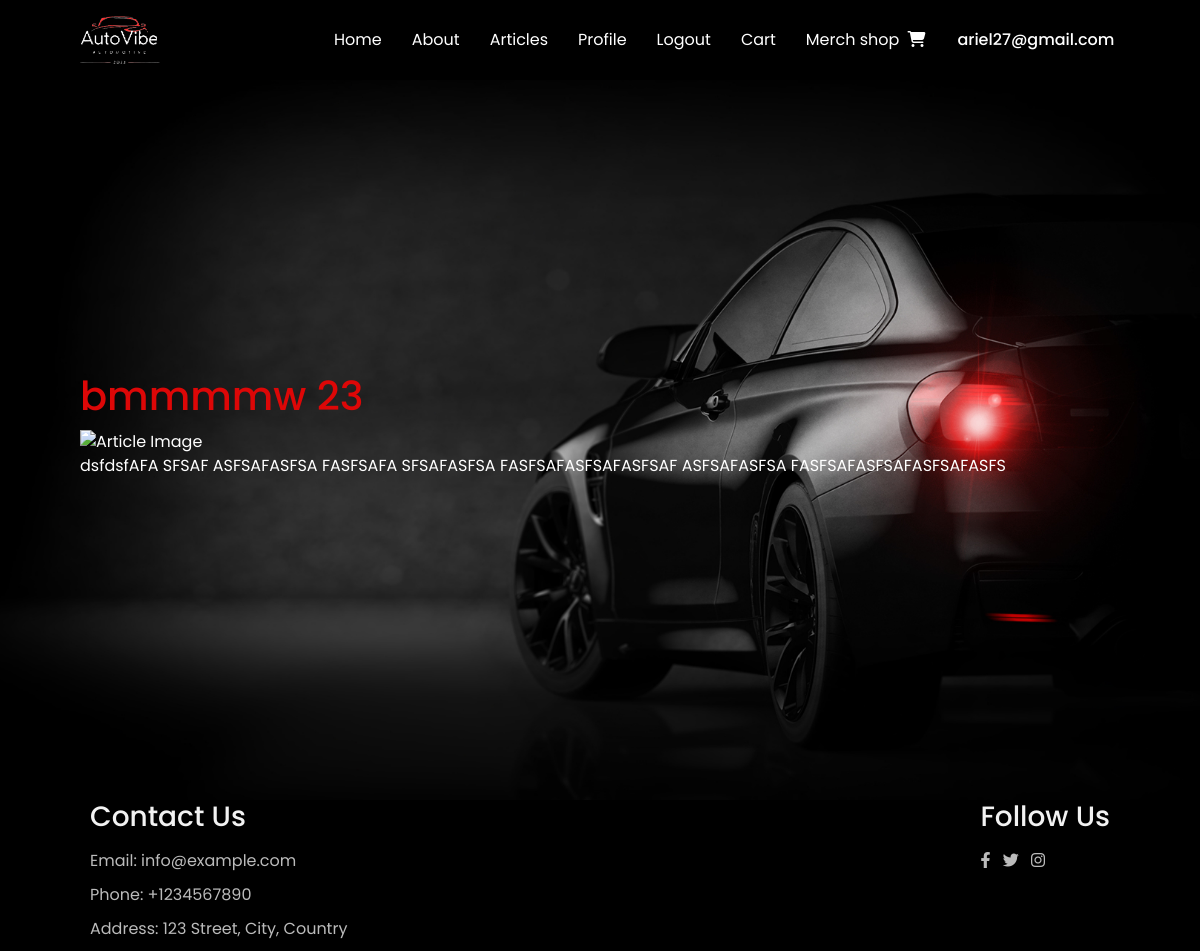
/articles/15/bmmmmw-23-15/ (signed in), run on the app's committed database.
### autovibe_project/accounts/models.py (models this page shows)
class AutoVibeUser(auth_models.AbstractBaseUser, auth_models.PermissionsMixin):
    email = models.EmailField(
        _("email address"),
        unique=True,
        error_messages={
            "unique": _("A user with that email already exists."),
        },
    )
    date_joined = models.DateTimeField(_("date joined"), default=timezone.now)
    is_staff = models.BooleanField(
        default=False,
    )
    is_active = models.BooleanField(
        default=True,
    )
    USERNAME_FIELD = "email"
    objects = AutoVibeUserManager()

### autovibe_project/articles/models.py (models this page shows, shortened)
class Article(models.Model):
    MAX_NAME_LENGTH = 30
    MAX_CONTENT_LENGTH = 10000
    slug = models.SlugField(
        editable=False,
        unique=True,
        null=False,
        blank=True
    )
    name = models.CharField(
        max_length=MAX_NAME_LENGTH
    )
    article_img = cloudinary_models.CloudinaryField(
        "articles",
        blank=True,
        null=True
    )
    content = models.TextField(
        max_length=MAX_CONTENT_LENGTH
    )
    user = models.ForeignKey(
        UserModel,
        on_delete=models.CASCADE
    )
    class Meta:
        permissions = [
            ("can_change_article", "Can change article"),
            ("can_add_article", "Can add article"),
            ("can_delete_article", "Can delete article"),
        ]

### autovibe_project/articles/views.py (the view)
# urls.py: path('', views.ArticlesDetailView.as_view(), name='article_details'),
class ArticlesDetailView(auth_mixins.LoginRequiredMixin,views.DetailView):
    template_name = 'articles/details_articles.html'
    model = Article

### templates/articles/details_articles.html (shortened to what this page needs)
{% extends 'base.html' %}
{% block content %}
    <div class="hero">
        <div class="text single-article">
            <div class="wrapper">
                <div class="article-details">
                    <h4>{{ object.name }}</h4>
                    <div class="v-single-article">
                        <img src="{{ object.article_img.url }}" alt="Article Image">
                        <p>{{ object.content }}</p>
                    </div>
                </div>
            </div>
        </div>
    </div>
{% endblock %}

### templates/partials/header.html (shortened to what this page needs)
{% load static %}
<header>
    <nav>
        <div class="wrapper">
            <div class="menu">
                <a class="v-logo" href="{% url 'index' %}">
                    <img src="{% static 'img/Black and Green Modern Automotive Logo.png' %}" class="logo" alt="">
                </a>
                <a href="{% url 'index' %}">Home</a>
                <a href="{% url 'about_page' %}">About</a>
                <a href="{% url 'articles_list' %}">Articles</a>
                {% if not request.user.is_authenticated %}
                    <a href="{% url 'login_user' %}">Login</a>
                    <a href="{% url 'register_user' %}">Register</a>
                    <a href="#"><i class="fa-solid fa-magnifying-glass"></i></a>
                {% else %}
                    <a href="{% url 'profile_details' pk=request.user.pk %}">Profile</a>
                    <a href="{% url 'logout_user' %}">Logout</a>
                    <a href="{% url 'cart' %}" class="button is-dark">Cart</a>
                    <a href="{% url 'merch_shop_list' %}">Merch shop<i class="fa-solid fa-cart-shopping"></i></a>
                {% endif %}
                <h1 class="v-user" style="color: white">{{ request.user }}</h1>
            </div>
        </div>
    </nav>
</header>

### static/style.css (style rules this page uses)
* { padding: 0; margin: 0; box-sizing: border-box; text-decoration: none; font-family: 'Poppins', sans-serif; }
header { position: fixed; top: 0; left: 0; right: 0; }
header nav { width: 100%; margin: auto; display: flex; justify-content: space-between; align-items: center; height: 80px; background-color: #000; }
header nav .logo { width: 100%; }
.v-logo { width: 5em; margin-left: 0 !important; margin-right: 9em; }
.v-logo:after { display: none; }
header nav .menu { display: flex; align-items: center; }
nav .menu a { color: #fff; margin-left: 30px; position: relative; }
nav .menu a::after { content: ''; position: absolute; bottom: -5px; left: 0; width: 0%; height: 2px; background-color: #dd0707; transition: 0.4s; }
.wrapper { margin:0 5em; }
.v-user { font-size: 1em; margin-bottom: 0; margin-left: 2em; }
.fa-cart-shopping { margin-left: 0.5em; }
.hero { width: 100%; min-height: calc(100vh - 80px); margin-top: 80px; background: linear-gradient(to bottom, rgba(0, 0, 0, 0), rgba(0, 0, 0, 1)), url(img/bg.jpg); background-position: center; background-size: cover; display: flex; align-items: center; }
.hero .text { width: 100%; color:#fff; }
.hero .text h4 { font-size: 40px; color: #fff; font-weight: 500; margin-bottom: 10px; }
.hero .text p { color: #fff; margin-bottom: 30px; }
.hero .text h4 { color: #dd0707; }
.hero .text p { color: #fff; }
html, body { height: 100%; margin: 0; }
body { display: flex; flex-direction: column; }

### data on the page
AutoVibeUser: user "ariel27@gmail.com"
Article: name "bmmmmw 23", content "dsfdsfAFA SFSAF ASFSAFASFSA FASFSAFA SFSAFASFSA FASFSAFASFSAFASFSAF ASFSAFASFSA FASFSAFASFSAFASFSAFASFS"
